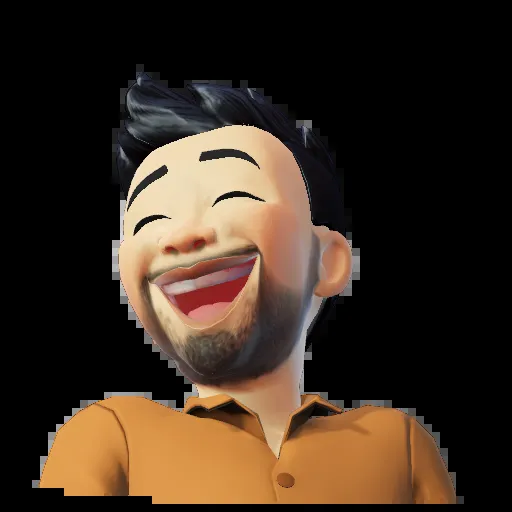
#> input picture images/1 (7).png, 512 x 512 px; its folder holds only this picture in this run
$ python -i app.py   (imports and definitions only)
#> lines starting #> are read from the running program, lines starting #| are printed output that depends on the picture
#> further down, picture is the input picture: shape (512, 512, 3); mean B, G, R 32.8, 45.8, 61
from flask import Flask, render_template,request
import cv2
from io import BytesIO
import base64

# [1 line not run here, left out]

# Load Haarcascades classifiers for face and smile detection
face_cascade = cv2.CascadeClassifier(cv2.data.haarcascades + 'haarcascade_frontalface_default.xml')
smile_cascade = cv2.CascadeClassifier(cv2.data.haarcascades + 'haarcascade_smile.xml')

# OpenCV camera capture
# [1 line not run here, left out]

# Function to detect smiles
def detect_smile(frame):
    gray = cv2.cvtColor(frame, cv2.COLOR_BGR2GRAY)
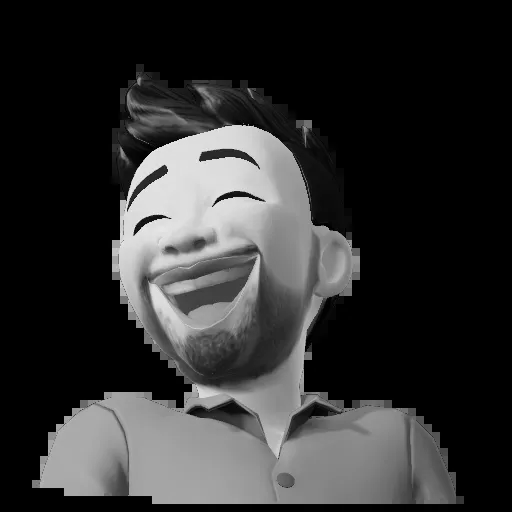
#> gray: shape (512, 512); min 0, max 239, mean 48.9

    # Detect faces in the frame
    faces = face_cascade.detectMultiScale(gray, scaleFactor=1.1, minNeighbors=5, minSize=(30, 30))
#> faces = ()

    for (x, y, w, h) in faces:
        roi_gray = gray[y:y+h, x:x+w]

        # Adjust the parameters for smile detection
        smiles = smile_cascade.detectMultiScale(roi_gray, scaleFactor=1.1, minNeighbors=20, minSize=(25, 25), flags=cv2.CASCADE_SCALE_IMAGE)

        # If a smile is detected, check its size
        if len(smiles) > 0:
            if smiles[0][2] * smiles[0][3] < 1000:  # Adjust this threshold based on your needs
                return "small_smile"  # Indicate a small smile
            else:
                return "big_smile"  # Indicate a sufficiently big smile
#> this loop made 0 passes

    return "no_smile"  # Indicate no smile detected

# Route to display the "Say Cheese" page
# [13 lines that did not run here, left out]

# Route to display the low stress page
# [3 lines that did not run here, left out]

# Route to display the low stress page
# [3 lines that did not run here, left out]

# Route to handle one-minute break form submission
# [4 lines that did not run here, left out]

movies = [
    {"title": "PK", "link": "https://www.sonyliv.com/movies/pk-1000041836?utm_source=Google&utm_medium=WatchNow&utm_campaign=1000041836", "poster": "static/assets/images/pk.jpg"},
    {"title": "Queen", "link": "https://www.netflix.com/in/title/80032081?source=35", "poster": "static/assets/images/queen.jpg"},
    {"title": "Mr. Bean's Holiday", "link": "https://www.netflix.com/in/title/70060002?source=35", "poster": "static/assets/images/bean.jpg"},
    {"title": "3 Idiots", "link": "https://www.primevideo.com/dp/amzn1.dv.gti.6ab5ef5d-dd32-c5ab-3a8f-0aff6123c065?autoplay=0&ref_=atv_cf_strg_wb", "poster": "static/assets/images/3idiots.jpg"},
    {"title": "Yeh Jawaani Hai Deewani", "link": "https://www.netflix.com/in/title/70276515?source=35", "poster": "static/assets/images/yjhd.jpg"},
    {"title": "Rab Ne Bana Di Jodi", "link": "https://www.primevideo.com/dp/amzn1.dv.gti.34abea88-67e0-3261-7599-645cb107e723?autoplay=0&ref_=atv_cf_strg_wb", "poster": "static/assets/images/rabne.jpg"},
    {"title": "Baby's day out", "link": "https://www.primevideo.com/dp/amzn1.dv.gti.3ab984a4-cb87-3c08-c00d-5cb0c423c3c5?autoplay=0&ref_=atv_cf_strg_wb", "poster": "static/assets/images/baby.jpg"},
    {"title": "Home Alone", "link": "https://www.primevideo.com/dp/amzn1.dv.gti.22b56962-c47f-9cbd-32d6-5f0b5265da51?autoplay=0&ref_=atv_cf_strg_wb", "poster": "static/assets/images/home.jpg"}
]

# [3 lines that did not run here, left out]

# Your existing route to render main.html
# [3 lines that did not run here, left out]

# Your existing route to render stress.html
# [3 lines that did not run here, left out]

questions = [
    {
        'text': 'How stressed are you today?',
        'options': ['Low', 'Medium', 'High'],
        'response': {
            'Low': "Don't be overstressed. Take a break and relax!",
            'Medium': "It's important to manage stress. Try some deep breathing exercises.",
            'High': "Take a deep breath. Consider talking to someone or taking a break to relax."
        }
    },
    {
        'text': 'How well did you sleep last night?',
        'options': ['Well', 'Okay', 'Poorly'],
        'response': {
            'Well': "Great! A good night's sleep is important for your well-being.",
            'Okay': "If you're having trouble sleeping, consider establishing a bedtime routine.",
            'Poorly': "Poor sleep can impact your day. Try creating a calm bedtime environment."
        }
    },
    {
        'text': 'What is one thing that usually brings a smile to your face, even on tough days?',
        'options': ['A funny joke', 'Watching a movie', 'Going out for a walk'],
        'response': {
            'A funny joke': "Okey, then let me crack a joke. Do you know Why the computer catch cold? Because it left its Windows open!",
            'Watching a movie': "Grab some popcorn and watch Yeh jawani hai diwani",
            'Going out for walk': "PS: Don't forget to take your pet!!"
        }
    },
    {
        'text': "If you were a superhero, what would your superpower be?",
        'options': ['Invisibility', 'Super strength', 'Teleportation'],
        'response': {
            'Invisibility': "Imagine all the fun pranks you could pull or the secret missions you could embark on. What would be the first thing you'd do if you were invisible?",
            'Super strength': "A powerhouse choice! You'd be the go-to hero for lifting cars and toppling villains",
            'Teleportation': "Teleportation, the ultimate travel power! No more traffic or long flights."
        }
    },
    {
        'text': "If you could instantly master any skill, what would it be?",
        'options': ['Playing a musical instrument', 'Super strength', 'Teleportation'],
        'response': {
            'Playing a musical instrument': "Oh great choice!",
            'Speaking a new language': "Oh great choice!",
            'Cooking like a chef': "Oh great choice!"
        }
    }
]

current_question_index = 0

# [24 lines that did not run here, left out]

# [3 lines that did not run here, left out]

# [3 lines that did not run here, left out]

# [2 lines not run here, left out]

>>> import cv2
>>> picture = cv2.imread('images/1 (7).png')
>>> result = detect_smile(picture)
#> result = 'no_smile'

$ run again, on images/5aa.png
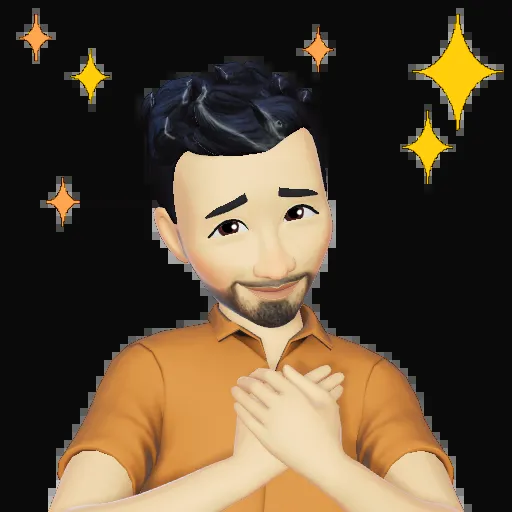
#> input picture images/5aa.png, 512 x 512 px
#> picture is the input picture: shape (512, 512, 3); mean B, G, R 51, 70.5, 85.9
#> in detect_smile, `gray = cv2.cvtColor(frame, cv2.COLOR_BGR2GRAY)`:
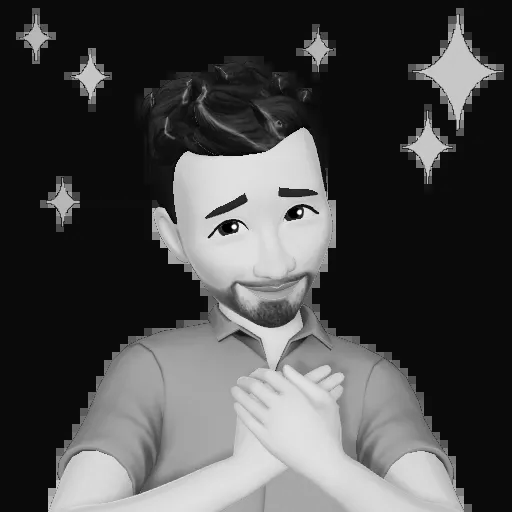
#> gray: shape (512, 512); min 0, max 255, mean 72.9
#> faces = [[159, 139, 201, 201]]
#> the loop in detect_smile, `for (x, y, w, h) in faces:` made 1 pass
#> (x, y, w, h, smiles) on pass 1: (159, 139, 201, 201, [[71, 127, 73, 36], [80, 164, 62, 31]])
#> pass 1, in detect_smile, `roi_gray = gray[y:y+h, x:x+w]`:
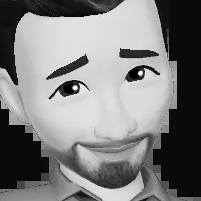
#> roi_gray: shape (201, 201); min 0, max 255, mean 127.1
#> result = 'big_smile'
